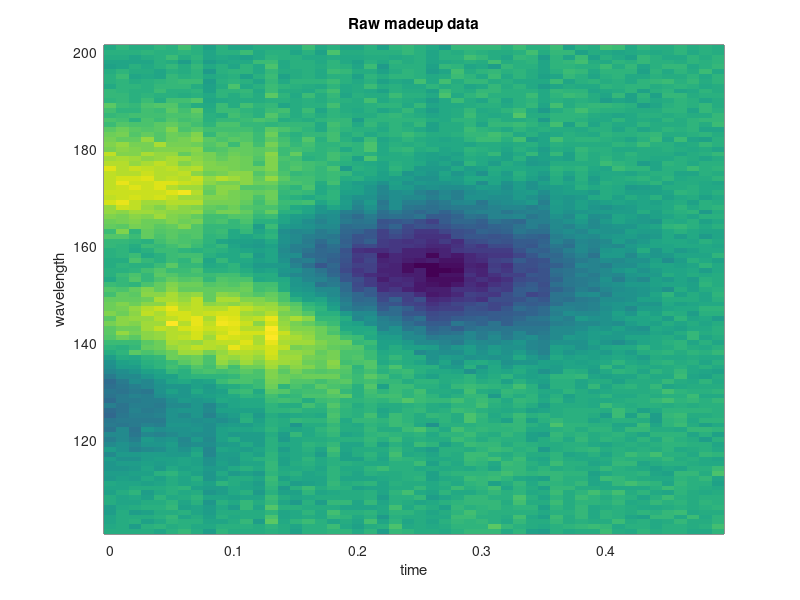

MATLAB code for this plot: (Note: this script raises an error after producing the figure.)
% This is a simple demo of global target analysis of transient absorption
% data.
%
% Plese see the README.md in the main repositiory for more informaiton on
% global target analysis.
% https://github.com/MarcinKonowalczyk/Global-Target-Analysis-Matlab
%
% Written by Dr. Marcin Konowalczyk
% Timmel Group @ Oxford University

close all; clear; clc;

%% Make up some data
P = peaks(101); P = flipud(P(1:50,:))'; % Inbuilt peaks funciton
temporal_noise = 0.2*ones(size(P,1),1)*randn(1,size(P,2));
spectral_noise = 0.3*randn(size(P));
D = P + temporal_noise + spectral_noise; % Wavelength by time

wl = (1:size(P,1)) + 100; % Some wavelength axixs
t = (0:(size(P,2)-1))*0.01; % Some time axis

% Plot
figure(1); clf; hold on;
imagesc(t,wl,D);
xlabel('time');
ylabel('wavelength');
grid on; box on;
axis tight;
title('Raw madeup data');

%% Start with the kinetic model and get the spectra
% Use A->B->C->void model with three parameters: kAB, kBC and kCvoid

K = @(p) [-p(1) 0 0;p(1) -p(2) 0;0 p(2) -p(3)];
p0 = [1 20 5]; % Inital parameters (rate constants) guess
c0 = [1 0 0]; % Inital concnetrations
odefun = @(t,c) K(p0)*c;
[~,c] = ode113(odefun,t,c0);

% Plot
figure(1); clf; hold on;
plot(t,c);
xlabel('time'); ylabel('species fraction');
title('Initial guess of the A->B->C->void model')
legend('A','B','C');
grid on; box on;

show_fitting = false;
optimfun = @(p) global_optimfun_1(p,wl,t,D,show_fitting);
options = optimset('Display','Iter');
pf = fminsearch(optimfun,p0,options);
[~,T,S] = global_optimfun_1(pf,wl,t,D,true);
Dfit = (T*S)';

fprintf('Fitted rate constants:\n')
fprintf('kAB = %.3f\n',pf(1))
fprintf('kBC = %.3f\n',pf(2))
fprintf('kCvoid = %.3f\n',pf(3))

figure(3); clf;
s(1) = subplot(1,3,1);
imagesc(t,wl,D);
xlabel('time'); ylabel('wavelength');
grid on; box on; axis tight square;
title('Data');
caxis([-6 4]);

s(2) = subplot(1,3,2);
imagesc(t,wl,Dfit);
xlabel('time'); ylabel('wavelength');
grid on; box on; axis tight square;
title('Fit');
caxis([-6 4]);

subplot(1,3,3);
imagesc(t,wl,D-Dfit);
xlabel('time'); ylabel('wavelength');
grid on; box on; axis tight square;
title('Residuals');

%% Start with the spectral model and get the kinetics

% Gaussial lineshape (c - center, w - width, h - height)
g = @(x,c,w,h) exp( -2.*log(2).*((x-c)./w).^2 ) .* h;
m = @(p) g(wl,p(1),p(2),p(3)) + g(wl,p(4),p(5),p(6)); % Model function
% Parameters defining the base spectral model
P = [124 12 -10 170 10  10 ; % Species 1 - two features
     144 14  65 163 20  30 ; % Species 2 - two features
       0  0   0 155 14 -35]; % Species 3 - only one -ve feature

S = [];
for j = 1:size(P,1)
    S(j,:) = m(P(j,:));
end

% Plot
figure(1); clf; hold on;
plot(wl,S)
xlim([min(wl) max(wl)]);
grid on; box on;
xlabel('wavelength'); ylabel('absorbance');
legend('A','B','C');
title('Initial guess of the Species-associated spectra');
drawnow;

show_fitting = false;
optimfun = @(p) global_optimfun_2(p,wl,t,D,P,show_fitting);
p0 = [0 0 0 0 0 0]; % Inital guess of parameters (no shifts)
options = optimset('Display','Iter');
pf = fminsearch(optimfun,p0,options);
[~,T,S] = global_optimfun_2(pf,wl,t,D,P,true);
Dfit = S'*T;

fprintf('Fitted parameters of model spectra:\n')
fprintf('A1 center = %.3f\n',P(1,1)+pf(1))
fprintf('A1 width = %.3f\n',P(1,2)+pf(2))
fprintf('A1 height* = %.3f\n',P(1,3))
fprintf('---\n');
fprintf('A2 center = %.3f\n',P(1,4)+pf(3))
fprintf('A2 width = %.3f\n',P(1,5)+pf(4))
fprintf('A2 height* = %.3f\n',P(1,6))
fprintf('---\n');
fprintf('C center = %.3f\n',P(3,4)+pf(5))
fprintf('C width = %.3f\n',P(3,5)+pf(6))
fprintf('C height* = %.3f\n',P(3,6))
fprintf('---\n');
fprintf('* - not fitted\n');

figure(3); clf;
s(1) = subplot(1,3,1);
imagesc(t,wl,D);
xlabel('time'); ylabel('wavelength');
grid on; box on; axis tight square;
title('Data');

s(2) = subplot(1,3,2);
imagesc(t,wl,Dfit);
xlabel('time'); ylabel('wavelength');
grid on; box on; axis tight square;
title('Fit');

subplot(1,3,3);
imagesc(t,wl,D-Dfit);
xlabel('time'); ylabel('wavelength');
grid on; box on; axis tight square;
title('Residuals');

s(2).ZLim = s(1).ZLim;
